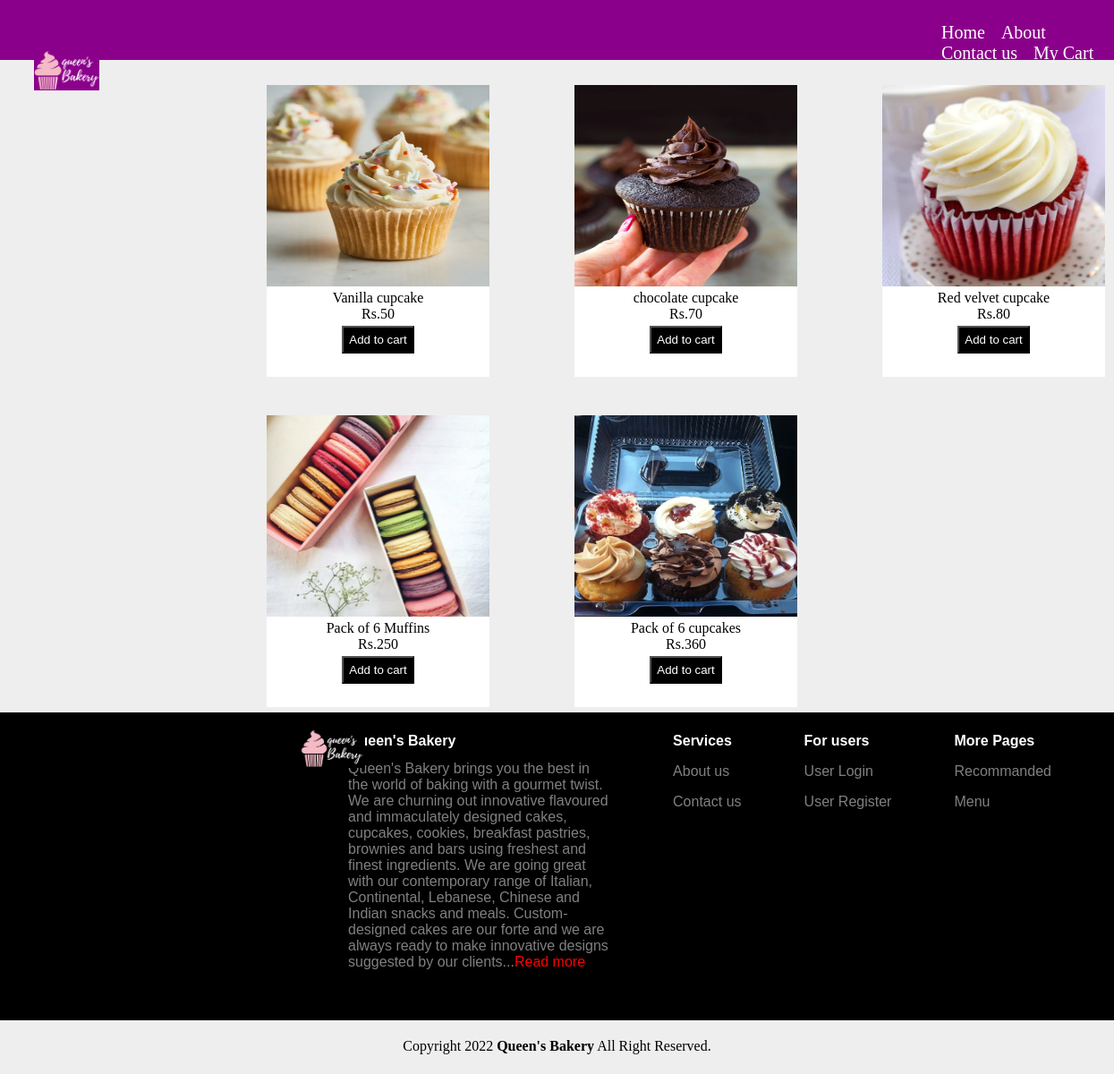
The page /user/muffins.php on the database its author committed.
### tables this page shows
CREATE TABLE `muffins` (
  `id` int(30) NOT NULL,
  `name` varchar(30) NOT NULL,
  `price` int(30) NOT NULL,
  `photopath` longblob NOT NULL
);

### user/muffins.php (the view, shortened to what this page needs)
<?php
include("connection.php");
?>
<!DOCTYPE html>
<html lang="en">
<head>
    <link rel="stylesheet" href="cake.css">
    <link rel="stylesheet" href="main_page.css">
</head>
<body>
    <header>
        <nav>
            <ul>
                <li><a href="index.php">Home</a></li>
                <li><a href="about.php">About</a></li>
                <li><a href="contact.php">Contact us</a></li>
                <?php
                  $count = 0;
                  ?>
                <li><a href="cart.php">My Cart (<?php echo $count;?>)</a></li>
                <?php
                  if(!isset($_SESSION['name']))
                  {
                    echo '<li><a href="login.php">Login</a></li>';
                }
                else{
                   echo  '<li><a href="name.php">My account</a></li>';
                }
                ?>
            </ul>
        </nav>
        <a href="index.php" target="_blank"><img src="/bakery_management/images/Add a heading (2).png" alt="" class="image1"></a>
    </header>
    <main>
        <div class="container2">
        <?php
        $query = "SELECT * FROM muffins";
        $query_run = mysqli_query($conn, $query);
        $check_product = mysqli_num_rows($query_run) > 0;
        if ($check_product) {
            while ($row = mysqli_fetch_array($query_run)) {
                ?>
                <form action="manage_cart.php" method="POST">
                    <div class="image3">
                       <?php echo '<img src="/bakery_management/admin/'.($row['photopath']).'" alt="">';?>
                        <p class="name"><?php echo $row['name']; ?></p>
                        <p class="price">Rs.<?php echo $row['price']; ?></p>
                        <button type="submit" name="Add_To_Cart" class="btn">Add to cart</button>
                    </div>
                </form>
                <?php
            }
        } else {
            echo "No item found";
        }
        ?>
        </div>
    </main>
    <div class="container3">
        <div class="logo">
            <img src="/bakery_management/images/newlogo.png" alt="">
        </div>
        <div class="about">
            <h4>Queen's Bakery</h4>
            <p>Queen's Bakery brings you the best in the world of baking with a gourmet twist. We are churning out
                innovative flavoured and immaculately designed cakes, cupcakes, cookies, breakfast pastries, brownies
                and bars using freshest and finest ingredients. We are going great with our contemporary range of
                Italian, Continental, Lebanese, Chinese and Indian snacks and meals. Custom-designed cakes are our forte
                and we are always ready to make innovative designs suggested by our clients...<a href="about.php">Read
                    more</a>
            </p>
        </div>
        <div class="about1">
            <h4>Services</h4>
            <ul>
                <li><a href="about.php">About us</a></li>
                <li><a href="contact.php">Contact us</a></li>
            </ul>
        </div>
        <div class="about1">
            <h4>For users</h4>
            <ul>
                <li><a href="login.php">User Login</a></li>
                <li><a href="signup.php">User Register</a></li>
            </ul>
        </div>
        <div class="about1">
            <h4>More Pages</h4>
            <ul>
                <li><a href="index.php#one">Recommanded</a></li>
                <li><a href="menu.php">Menu</a></li>
            </ul>
        </div>
    </div>
    <footer>
        <p>Copyright 2022<b> Queen's Bakery</b> All Right Reserved.</p>
    </footer>
</body>
</html>

### user/cake.css (style rules this page uses)
.container2 { width: 1315px; display: grid; grid-template-columns:344px 344px 344px; grid-template-rows: 369px ; margin-left: 148px; margin-top: 3px; background-color: #eeeeee; color: black; justify-items: center; }
.image3 { background-color: white; text-align: center; height: 326px; margin-left: 205px; margin-top: 25px; color: black; margin-bottom: 6px; }
.image3 img { width: 239px; height: 251px; }
.image3 img { border-radius: 0px; }
.btn { padding: 6px; margin-top: 4px; background-color: black; color: white; }

### user/main_page.css (style rules this page uses)
* { margin: 0; padding: 0; }
body { background-color: #eeeeee; }
header { background-color: #8b008b; height: 42px; padding-top: 25px; }
nav ul li a { color: white; text-decoration: none; font-size: 20px; font-weight: 450; }
nav ul li { display: inline; list-style: none; padding: 5px; }
nav ul { margin-left: 1045px; }
nav ul li a { padding: 2px; }
.image1 { position: relative; bottom: 37px; left: 38px; width: 73px; }
main { display: flex; justify-content: center; }
.container2 { width: 1315px; display: grid; grid-template-columns:344px 344px 344px; grid-template-rows: 369px ; margin-left: 148px; margin-top: 3px; background-color: #eeeeee; color: black; justify-items: center; }
.image3 { background-color: white; text-align: center; height: 326px; margin-left: 205px; margin-top: 25px; color: black; margin-bottom: 6px; }
.image3 img { width: 249px; height: 225px; }
.image3 img { border-radius: 0px; }
.btn { padding: 6px; margin-top: 4px; background-color: black; color: white; }
.container3 { background-color: black; color: white; height: 344px; display: grid; grid-template-columns: auto auto auto auto auto; font-family: 'Mulish', sans-serif; }
.about { margin-left: 246px; }
.container3 p { width: 293px; margin-top: 13px; }
.container3 h4 { margin-top: 23px; }
.about p { color: gray; }
.about a { color: red; text-decoration: none; }
.logo img { position: relative; top: 18px; left: 335px; width: 73px; }
.about1 ul li { list-style: none; padding-top: 14px; margin-top: 2px; }
.about1 ul li a { text-decoration: none; color: gray; }
footer { height: 40px; }
footer p { margin-top: 20px; text-align: center; }

### rows shown on the page
muffins: photopath (picture), name "Vanilla cupcake", price "50"
muffins: photopath (picture), name "chocolate cupcake", price "70"
muffins: photopath (picture), name "Red velvet cupcake", price "80"
muffins: photopath (picture), name "Pack of 6 Muffins", price "250"
muffins: photopath (picture), name "Pack of 6 cupcakes", price "360"
